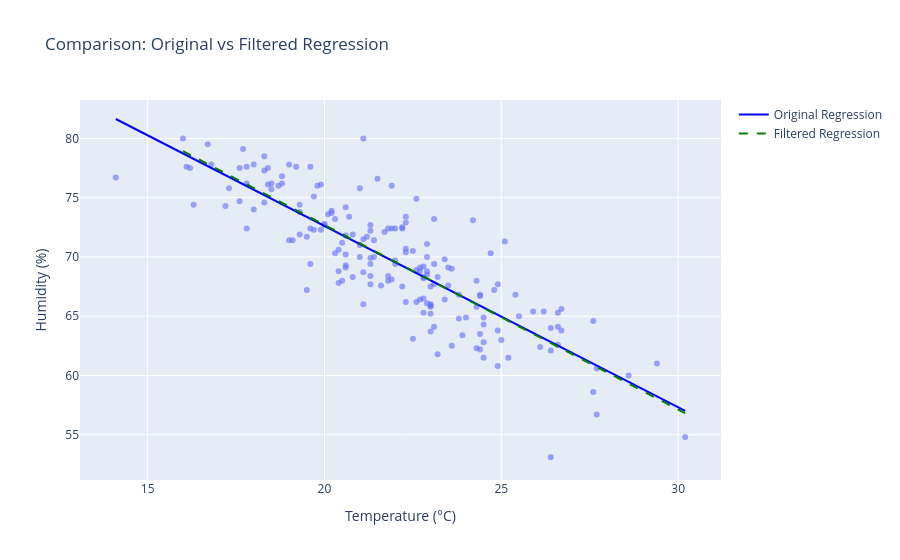

Notebook cell for this chart:
### Code cell
import pandas as pd
import numpy as np
from sklearn.linear_model import LinearRegression
import plotly.express as px
import plotly.graph_objects as go

# ---------------------------
# 1. Load CSV data
# ---------------------------
df = pd.read_csv("simulated_dht22_data.csv")

# ---------------------------
# 2. Train LR on original data
# ---------------------------
X_orig = df["Temperature"].values.reshape(-1, 1)
y_orig = df["Humidity"].values

model_orig = LinearRegression()
model_orig.fit(X_orig, y_orig)

# Generate test values for original
test_temps_orig = np.linspace(df["Temperature"].min(),
                              df["Temperature"].max(), 100).reshape(-1, 1)
pred_humidity_orig = model_orig.predict(test_temps_orig)

# ---------------------------
# 3. Filter extremes and retrain LR
# ---------------------------
min_temp_threshold = 15
max_temp_threshold = 35

filtered_df = df[(df["Temperature"] >= min_temp_threshold) & 
                 (df["Temperature"] <= max_temp_threshold)]

X_filt = filtered_df["Temperature"].values.reshape(-1, 1)
y_filt = filtered_df["Humidity"].values

model_filt = LinearRegression()
model_filt.fit(X_filt, y_filt)

# Generate test values for filtered
test_temps_filt = np.linspace(filtered_df["Temperature"].min(),
                              filtered_df["Temperature"].max(), 100).reshape(-1, 1)
pred_humidity_filt = model_filt.predict(test_temps_filt)

# ---------------------------
# 4. Plot comparison
# ---------------------------
fig = px.scatter(df, x="Temperature", y="Humidity",
                 title="Comparison: Original vs Filtered Regression",
                 opacity=0.6, labels={"Temperature": "Temperature (°C)", "Humidity": "Humidity (%)"})

# Original regression line
fig.add_trace(go.Scatter(x=test_temps_orig.flatten(), y=pred_humidity_orig,
                         mode="lines", name="Original Regression", line=dict(color="blue")))

# Filtered regression line
fig.add_trace(go.Scatter(x=test_temps_filt.flatten(), y=pred_humidity_filt,
                         mode="lines", name="Filtered Regression", line=dict(color="green", dash="dash")))

fig.show()

# ---------------------------
# 5. Print slope and intercept for comparison
# ---------------------------
print("Original Regression: Slope =", model_orig.coef_[0], "Intercept =", model_orig.intercept_)
print("Filtered Regression: Slope =", model_filt.coef_[0], "Intercept =", model_filt.intercept_)

### Figure 1 — Plotly figure (JSON) as saved in the notebook; plotly's stock layout.template omitted (floating-point values rounded to 4 significant figures; data arrays with more than 128 entries replaced by an {"elided": "..."} marker saying what was removed)
{"data": [{"hovertemplate": "Temperature (°C)=%{x}<br>Humidity (%)=%{y}<extra></extra>", "legendgroup": "", "marker": {"color": "#636efa", "opacity": 0.6, "symbol": "circle"}, "mode": "markers", "name": "", "orientation": "v", "showlegend": false, "type": "scatter", "x": {"elided": "180 float values"}, "xaxis": "x", "y": {"elided": "180 float values"}, "yaxis": "y"}, {"line": {"color": "blue"}, "mode": "lines", "name": "Original Regression", "type": "scatter", "x": [14.1, 14.26, 14.43, 14.59, 14.75, 14.91, 15.08, 15.24, 15.4, 15.56, 15.73, 15.89, 16.05, 16.21, 16.38, 16.54, 16.7, 16.86, 17.03, 17.19, 17.35, 17.52, 17.68, 17.84, 18.0, 18.17, 18.33, 18.49, 18.65, 18.82, 18.98, 19.14, 19.3, 19.47, 19.63, 19.79, 19.95, 20.12, 20.28, 20.44, 20.61, 20.77, 20.93, 21.09, 21.26, 21.42, 21.58, 21.74, 21.91, 22.07, 22.23, 22.39, 22.56, 22.72, 22.88, 23.04, 23.21, 23.37, 23.53, 23.69, 23.86, 24.02, 24.18, 24.35, 24.51, 24.67, 24.83, 25.0, 25.16, 25.32, 25.48, 25.65, 25.81, 25.97, 26.13, 26.3, 26.46, 26.62, 26.78, 26.95, 27.11, 27.27, 27.44, 27.6, 27.76, 27.92, 28.09, 28.25, 28.41, 28.57, 28.74, 28.9, 29.06, 29.22, 29.39, 29.55, 29.71, 29.87, 30.04, 30.2], "y": [81.64, 81.39, 81.14, 80.89, 80.64, 80.39, 80.14, 79.9, 79.65, 79.4, 79.15, 78.9, 78.65, 78.4, 78.16, 77.91, 77.66, 77.41, 77.16, 76.91, 76.66, 76.41, 76.17, 75.92, 75.67, 75.42, 75.17, 74.92, 74.67, 74.43, 74.18, 73.93, 73.68, 73.43, 73.18, 72.93, 72.68, 72.44, 72.19, 71.94, 71.69, 71.44, 71.19, 70.94, 70.7, 70.45, 70.2, 69.95, 69.7, 69.45, 69.2, 68.96, 68.71, 68.46, 68.21, 67.96, 67.71, 67.46, 67.21, 66.97, 66.72, 66.47, 66.22, 65.97, 65.72, 65.47, 65.23, 64.98, 64.73, 64.48, 64.23, 63.98, 63.73, 63.49, 63.24, 62.99, 62.74, 62.49, 62.24, 61.99, 61.74, 61.5, 61.25, 61.0, 60.75, 60.5, 60.25, 60.0, 59.76, 59.51, 59.26, 59.01, 58.76, 58.51, 58.26, 58.01, 57.77, 57.52, 57.27, 57.02]}, {"line": {"color": "green", "dash": "dash"}, "mode": "lines", "name": "Filtered Regression", "type": "scatter", "x": [16, 16.14, 16.29, 16.43, 16.57, 16.72, 16.86, 17.0, 17.15, 17.29, 17.43, 17.58, 17.72, 17.86, 18.01, 18.15, 18.29, 18.44, 18.58, 18.73, 18.87, 19.01, 19.16, 19.3, 19.44, 19.59, 19.73, 19.87, 20.02, 20.16, 20.3, 20.45, 20.59, 20.73, 20.88, 21.02, 21.16, 21.31, 21.45, 21.59, 21.74, 21.88, 22.02, 22.17, 22.31, 22.45, 22.6, 22.74, 22.88, 23.03, 23.17, 23.32, 23.46, 23.6, 23.75, 23.89, 24.03, 24.18, 24.32, 24.46, 24.61, 24.75, 24.89, 25.04, 25.18, 25.32, 25.47, 25.61, 25.75, 25.9, 26.04, 26.18, 26.33, 26.47, 26.61, 26.76, 26.9, 27.04, 27.19, 27.33, 27.47, 27.62, 27.76, 27.91, 28.05, 28.19, 28.34, 28.48, 28.62, 28.77, 28.91, 29.05, 29.2, 29.34, 29.48, 29.63, 29.77, 29.91, 30.06, 30.2], "y": [78.93, 78.7, 78.48, 78.26, 78.03, 77.81, 77.59, 77.36, 77.14, 76.92, 76.69, 76.47, 76.25, 76.02, 75.8, 75.58, 75.35, 75.13, 74.91, 74.68, 74.46, 74.24, 74.01, 73.79, 73.57, 73.34, 73.12, 72.9, 72.67, 72.45, 72.23, 72.0, 71.78, 71.56, 71.33, 71.11, 70.89, 70.66, 70.44, 70.22, 69.99, 69.77, 69.55, 69.32, 69.1, 68.88, 68.65, 68.43, 68.21, 67.98, 67.76, 67.54, 67.31, 67.09, 66.87, 66.64, 66.42, 66.2, 65.97, 65.75, 65.53, 65.3, 65.08, 64.86, 64.63, 64.41, 64.19, 63.96, 63.74, 63.52, 63.29, 63.07, 62.85, 62.62, 62.4, 62.18, 61.95, 61.73, 61.51, 61.28, 61.06, 60.84, 60.61, 60.39, 60.17, 59.95, 59.72, 59.5, 59.28, 59.05, 58.83, 58.61, 58.38, 58.16, 57.94, 57.71, 57.49, 57.27, 57.04, 56.82]}], "layout": {"autosize": true, "legend": {"tracegroupgap": 0}, "title": {"text": "Comparison: Original vs Filtered Regression"}, "xaxis": {"anchor": "y", "autorange": true, "domain": [0, 1], "range": [13.07, 31.23], "title": {"text": "Temperature (°C)"}, "type": "linear"}, "yaxis": {"anchor": "x", "autorange": true, "domain": [0, 1], "range": [50.8, 83.26], "title": {"text": "Humidity (%)"}, "type": "linear"}}}
